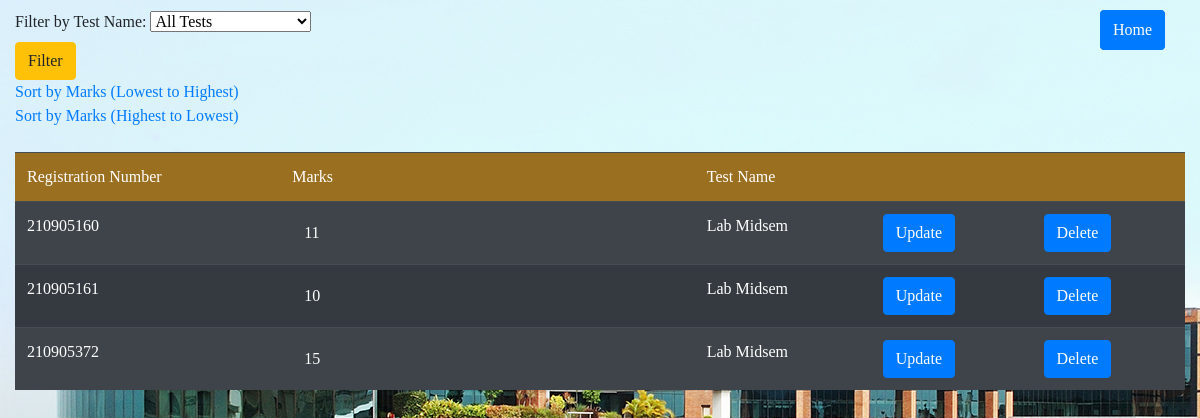
The page /teachermarks_result/ITL/ on the database its author committed.
### webapp/models.py (models this page shows)
class Marks(models.Model):
    test_name = models.CharField(max_length=100)
    student_regno = models.ForeignKey(User, to_field='username', on_delete=models.CASCADE, limit_choices_to={'user': 'student'})
    subject = models.CharField(max_length=100)
    marks = models.PositiveIntegerField(default = 0)
    date = models.DateField()

class User(models.Model):
    CHOICES = (('student','student'),('teacher','teacher'))
    username = models.IntegerField(primary_key = True)
    password = models.CharField(max_length = 100)
    user = models.CharField(max_length = 100,choices=CHOICES)

### webapp/views.py (the view)
# urls.py: path('teachermarks_result/<str:subject>/',views.teachermarksResult,name='teachermarksResult'),
def teachermarksResult(request,subject):
    test_name = request.GET.get('test_name')
    sort_order = request.GET.get('sort')
    marks_query = Marks.objects.all()
    marks_query = marks_query.filter(subject=subject)
    if test_name:
        marks_query = marks_query.filter(test_name=test_name)
    else:
        if sort_order == 'asc':
            marks_query = marks_query.order_by('test_name','marks')
        elif sort_order == 'desc':
            marks_query = marks_query.order_by('test_name','-marks')
    unique_tests = Marks.objects.values('test_name').annotate(count=Count('test_name'))
    context =  {}
    context['unique_tests'] = unique_tests
    context['marks'] = marks_query
    context['subject'] = subject
    return render(request,'teachermarks_result.html',context)

### webapp/templates/webapp/teachermarks_result.html (shortened to what this page needs)
<!DOCTYPE html>
<html lang="en" xmlns="http://www.w3.org/1999/xhtml">
<head>
    <link rel="stylesheet" href="https://cdn.jsdelivr.net/npm/bootstrap@4.4.1/dist/css/bootstrap.min.css">
    <link href="https://cdn.jsdelivr.net/npm/bootstrap-icons/font/bootstrap-icons.css" rel="stylesheet">
</head>
{% load static %}
<body style="background-image:url({% static 'manipal.jpg' %});font-family:Georgia">
    <button type="submit" class="btn btn-primary" style="height:40px;position:absolute;top:10px;left:1100px"><a href="/index/" style="color:white">Home</a></button>
    <div class="container-fluid">
        <div class="d-flex" style="padding-top:10px">
            <form action="/teachermarks_result/{{ subject }}/" method="GET" class="mr-2">
                <label for="test_name">Filter by Test Name:</label>
                <select name="test_name" id="test_name">
                    <option value="">All Tests</option>
                </select><br />
                <input type="submit" value="Filter" class="btn btn-warning"><br />
            </form>
            <button type="submit" class="btn btn-primary" style="height:40px;position:absolute;top:10px;left:1100px"><a href="/index/" style="color:white">Home</a></button>
        </div>
        <a href="/teachermarks_result/{{ subject }}/?sort=asc">Sort by Marks (Lowest to Highest)</a><br />
        <a href="/teachermarks_result/{{ subject }}/?sort=desc">Sort by Marks (Highest to Lowest)</a>
    </div>
    <div class="container-fluid">
        <table class="table table-dark table-striped table-hover mt-4">
            <thead style="background-color: rgba(255, 165, 0, 0.5); border-radius: 20px;">
            <td>Registration Number</td>
            <td>Marks</td>
            <td>Test Name</td>
            <td></td>
            <td></td>
            </thead>
            {% for mark in marks %}
            <tr>
                <td>{{ mark.student_regno.username }}</td>
                <form action="/editMarks/{{ mark.id}}{{request.path|cut:"/"}}/" method="POST">
                    <td><input type="text" class="form-control w-50 bg-transparent text-white border-0 shadow-none" name="marks" value="{{ mark.marks }}"></td>
                    <td>{{ mark.test_name }}</td>
                    <td><button type="submit" class="btn btn-primary">Update</button></td>
                </form>
                <td><button type="submit" class="btn btn-primary"><a href="/deleteMarks/{{ mark.id }}{{request.path|cut:"/"}}" style="color:white">Delete</a></button></td>
            </tr>
            {% endfor %}
        </table>
    </div>
</body>
</html>

### rows shown on the page
Marks: student_regno.username "210905160", marks "11", test_name "Lab Midsem"
Marks: student_regno.username "210905161", marks "10", test_name "Lab Midsem"
Marks: student_regno.username "210905372", marks "15", test_name "Lab Midsem"
